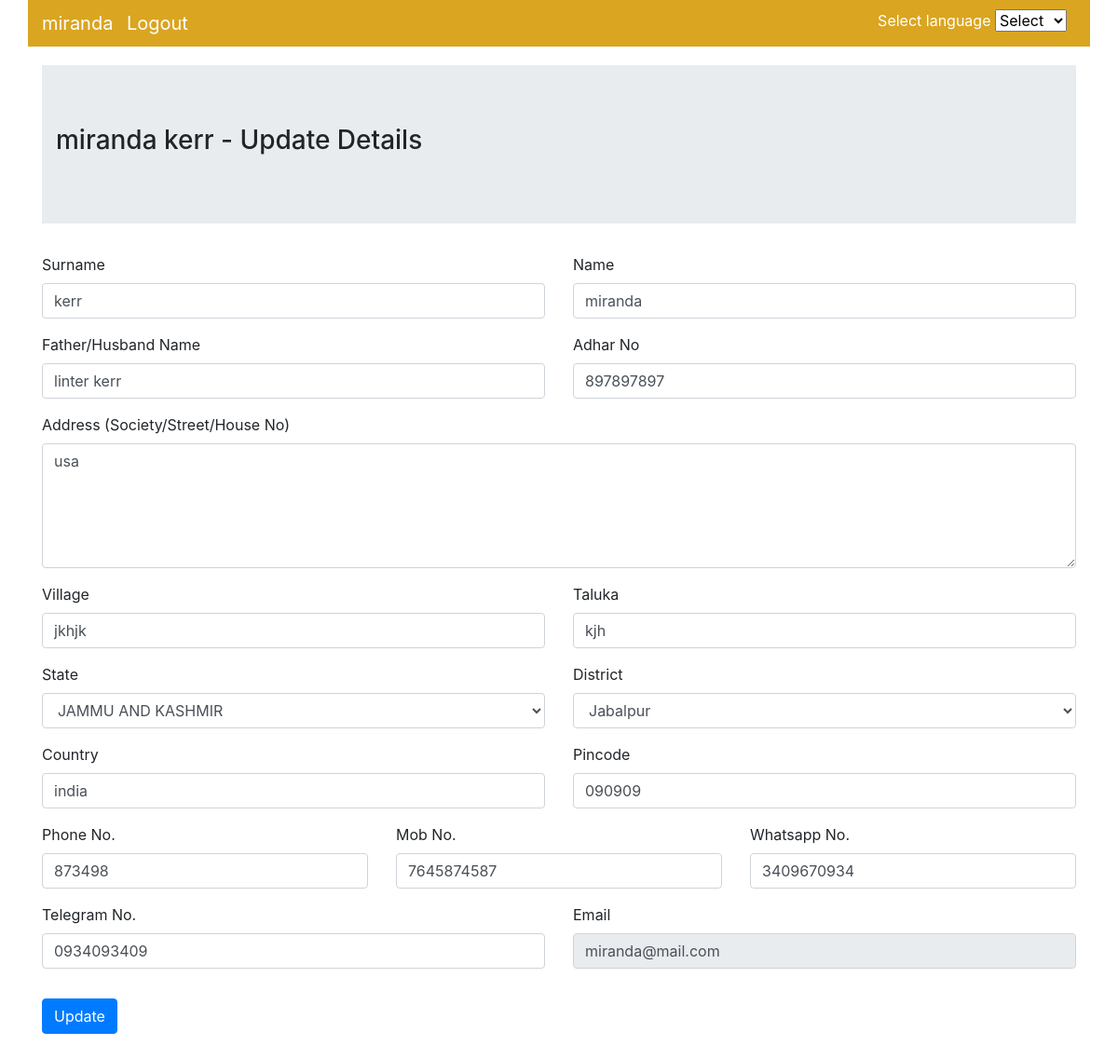
Page /profile.php (signed in) on the committed database.
### tables this page shows
CREATE TABLE `mlf_users` (
  `user_id` int(11) NOT NULL,
  `sur_name` varchar(100) NOT NULL,
  `first_name` varchar(100) NOT NULL,
  `f_h_name` varchar(100) NOT NULL,
  `adhar_no` varchar(100) NOT NULL,
  `address` varchar(100) NOT NULL,
  `village` varchar(100) NOT NULL,
  `taluka` varchar(100) NOT NULL,
  `state` int(10) UNSIGNED NOT NULL,
  `district` int(10) UNSIGNED NOT NULL,
  `country` varchar(100) NOT NULL,
  `pincode` varchar(100) NOT NULL,
  `phone_no` varchar(100) NOT NULL,
  `mob_no` varchar(100) NOT NULL,
  `whatsapp_no` varchar(100) NOT NULL,
  `telegram_no` varchar(100) NOT NULL,
  `email` varchar(100) NOT NULL,
  `password` varchar(100) NOT NULL
);

CREATE TABLE `state_list` (
  `id` int(10) UNSIGNED NOT NULL,
  `state` varchar(50) NOT NULL,
  `state_hindi` varchar(200) NOT NULL
);

CREATE TABLE `all_cities` (
  `city_id` int(10) UNSIGNED NOT NULL,
  `state_id` int(10) UNSIGNED NOT NULL,
  `city_name` text DEFAULT NULL
);

### common/commons.php (called while the page is built, shortened)
<?php
    function getStatesList(){
        $ret_arr = [];
        $con = mysqli_connect("localhost","root","","multi_lingual_base");
        $qry = "select * from state_list order by id asc";
        $result = mysqli_query($con,$qry);
        while($res = mysqli_fetch_assoc($result)){
            $ret_arr[] = $res;
        }
        return $ret_arr;
    }
    function getDistrictsList(){
        $ret_arr = [];
        $con = mysqli_connect("localhost","root","","multi_lingual_base");
        $qry = "select * from all_cities order by city_name asc";
        $result = mysqli_query($con,$qry);
        while($res = mysqli_fetch_assoc($result)){
            $ret_arr[] = $res;
        }
        return $ret_arr;
    }
    function getUserDetails($user_id){
        $ret_arr = [];
        $con = mysqli_connect("localhost","root","","multi_lingual_base");
        $qry = "select * from mlf_users where user_id=".$user_id;
        $result = mysqli_query($con,$qry);
        while($res = mysqli_fetch_assoc($result)){
            $ret_arr[] = $res;
        }
        return $ret_arr;
    }
?>

### profile.php (the view, shortened to what this page needs)
<?php
include_once(__DIR__.'/common/commons.php');
if(empty($_SESSION)){
    header('location:/multi_lingual_form/login.php');
}
else{
    $user_id = $_SESSION['user_details']['user_id'];
    $user = getUserDetails($user_id);
    $user = $user[0];
}
?>
<!DOCTYPE html>
<html lang="en">
<head>
    <link rel="stylesheet" href="./css/app.css">
    <link rel="stylesheet" href="https://stackpath.bootstrapcdn.com/bootstrap/4.5.2/css/bootstrap.min.css">
</head>
<body>
    <?php include_once(__DIR__.'/navbar.php'); ?>
    <div class="container" style="margin-top:20px;margin-bottom:120px;">
        <div class="jumbotron jumbotron-fluid">
            <div class="container">
                <h3>
                    <?php if((!isset($_REQUEST['language']))||$_REQUEST['language'] === "en" || $_REQUEST['language'] === ""){?>
                        <?php echo $user['first_name'].' '.$user['sur_name']; ?> - Update Details
                    <?php }else {?>
                        <?php echo $user['first_name'].' '.$user['sur_name']; ?> - डेटा अपडेट करें
                    <?php } ?>
                </h3>
            </div>
        </div>
        <form action="" method="post" id="user_update_frm">
        <div class="row">
            <div class="col-sm">
                <div class="form-group">
                    <label>
                        <?php if((!isset($_REQUEST['language']))||$_REQUEST['language'] === "en" || $_REQUEST['language'] === ""){?>
                        Surname
                        <?php }else {?>
                        उपनाम
                        <?php } ?>
                    </label>
                    <input type="text" name="sur_name" value="<?php echo (isset($user['sur_name']))?$user['sur_name']:''; ?>" class="form-control" required>
                </div>
            </div>
            <div class="col-sm">
                <div class="form-group">
                    <label>
                        <?php if((!isset($_REQUEST['language']))||$_REQUEST['language'] === "en" || $_REQUEST['language'] === ""){?>
                        Name
                        <?php }else {?>
                        नाम
                        <?php } ?>
                    </label>
                    <input type="text" name="first_name" class="form-control" value="<?php echo (isset($user['first_name']))?$user['first_name']:''; ?>" required>
                </div>
            </div>
        </div>
        <div class="row">
            <div class="col-sm">
                <div class="form-group">
                    <label>
                    <?php if((!isset($_REQUEST['language']))||$_REQUEST['language'] === "en" || $_REQUEST['language'] === ""){?>
                        Father/Husband Name
                        <?php }else {?>
                        पिता/पति का नाम
                        <?php } ?>
                    </label>
                    <input type="text" name="f_h_name" value="<?php echo (isset($user['f_h_name']))?$user['f_h_name']:''; ?>" class="form-control" required>
                </div>
            </div>
            <div class="col-sm">
                <div class="form-group">
                    <label>
                    <?php if((!isset($_REQUEST['language']))||$_REQUEST['language'] === "en" || $_REQUEST['language'] === ""){?>
                        Adhar No
                        <?php }else {?>
                        आधार नं.
                        <?php } ?>
                    </label>
                    <input type="text" name="adhar_no" value="<?php echo (isset($user['adhar_no']))?$user['adhar_no']:''; ?>" class="form-control" required>
                </div>
            </div>
        </div>
        <div class="row">
            <div class="col-sm">
                <div class="form-group">
                    <label>
                    <?php if((!isset($_REQUEST['language']))||$_REQUEST['language'] === "en" || $_REQUEST['language'] === ""){?>
                        Address (Society/Street/House No)
                        <?php }else {?>
                        पता (सोसायटी/स्ट्रीट/हाउस नं)
                        <?php } ?>
                    </label>
                    <textarea required rows="5" cols="10" style="width:100%;" type="text" name="address" class="form-control"><?php echo (isset($user['address']))?$user['address']:''; ?></textarea>
                </div>
            </div>
        </div>
        <div class="row">
            <div class="col-sm">
                <div class="form-group">
                    <label>
                    <?php if((!isset($_REQUEST['language']))||$_REQUEST['language'] === "en" || $_REQUEST['language'] === ""){?>
                        Village
                        <?php }else {?>
                        गांव
                        <?php } ?>
                    </label>
                    <input type="text" required name="village" value="<?php echo (isset($user['village']))?$user['village']:''; ?>" class="form-control"></textarea>
                </div>
            </div>
            <div class="col-sm">
                <div class="form-group">
                    <label>
                    <?php if((!isset($_REQUEST['language']))||$_REQUEST['language'] === "en" || $_REQUEST['language'] === ""){?>
                        Taluka
                        <?php }else {?>
                        तालुका
                        <?php } ?>
                    </label>
                    <input type="text" required name="taluka" value="<?php echo (isset($user['taluka']))?$user['taluka']:''; ?>" class="form-control"></textarea>
                </div>
            </div>
        </div>
        <div class="row">
            <div class="col-sm">
                <div class="form-group">
                    <label>
                    <?php if((!isset($_REQUEST['language']))||$_REQUEST['language'] === "en" || $_REQUEST['language'] === ""){?>
                        State
                        <?php }else {?>
                        राज्य
                        <?php } ?>
                    </label>
                    <select id="state_dd" name="state" class="form-control" required>
                        <?php
                        $s_list = getStatesList();
                        foreach($s_list as $state){
                            if((!isset($_REQUEST['language']))||$_REQUEST['language'] === "en" || $_REQUEST['language'] === ""){?>
                            <option <?php echo ($user['state'] === $state['id'])?'selected':''; ?> value="<?php echo $state['id']; ?>"><?php echo $state['state']; ?></option>
                        <?php }
                        else{?>
                            <option <?php echo ($user['state'] === $state['id'])?'selected':''; ?> value="<?php echo $state['id']; ?>"><?php echo $state['state_hindi']; ?></option>
                        <?php }
                        }
                        ?>
                    </select>
                </div>
            </div>
            <div class="col-sm">
                <div class="form-group">
                    <label>
                    <?php if((!isset($_REQUEST['language']))||$_REQUEST['language'] === "en" || $_REQUEST['language'] === ""){?>
                        District
                        <?php }else {?>
                        जिला
                        <?php } ?>
                    </label>
                    <select id="city_dd" name="district" class="form-control" required>
                        <?php
                        $s_list = getDistrictsList();
                        foreach($s_list as $city){
                            if((!isset($_REQUEST['language']))||$_REQUEST['language'] === "en" || $_REQUEST['language'] === ""){?>
                            <option <?php echo ($user['district'] === $city['city_id'])?'selected':''; ?> value="<?php echo $city['city_id']; ?>"><?php echo $city['city_name']; ?></option>
                        <?php }
                        else{?>
                            <option <?php echo ($user['district'] === $city['city_id'])?'selected':''; ?> value="<?php echo $city['city_id']; ?>"><?php echo $city['city_name']; ?></option>
                        <?php }
                        }
                        ?>
                    </select>
                </div>
            </div>
        </div>
        <div class="row">
            <div class="col-sm">
                <div class="form-group">
                    <label>
                    <?php if((!isset($_REQUEST['language']))||$_REQUEST['language'] === "en" || $_REQUEST['language'] === ""){?>
                        Country
                        <?php }else {?>
                        देश
                        <?php } ?>
                    </label>
                    <input type="text" value="<?php echo (isset($user['country']))?$user['country']:''; ?>" required name="country" class="form-control" />
                </div>
            </div>
            <div class="col-sm">
                <div class="form-group">
                    <label>
                    <?php if((!isset($_REQUEST['language']))||$_REQUEST['language'] === "en" || $_REQUEST['language'] === ""){?>
                        Pincode
                        <?php }else {?>
                        पिनकोड
                        <?php } ?>
                    </label>
                    <input type="text" value="<?php echo (isset($user['pincode']))?$user['pincode']:''; ?>" required name="pincode" class="form-control" />
                </div>
            </div>
        </div>
        <div class="row">
            <div class="col-sm">
                <div class="form-group">
                    <label>
                    <?php if((!isset($_REQUEST['language']))||$_REQUEST['language'] === "en" || $_REQUEST['language'] === ""){?>
                        Phone No.
                        <?php }else {?>
                        फोन नं.
                        <?php } ?>
                    </label>
                    <input type="text" value="<?php echo (isset($user['phone_no']))?$user['phone_no']:''; ?>" required name="phone_no" class="form-control" />
                </div>
            </div>
            <div class="col-sm">
                <div class="form-group">
                    <label>
                    <?php if((!isset($_REQUEST['language']))||$_REQUEST['language'] === "en" || $_REQUEST['language'] === ""){?>
                        Mob No.
                        <?php }else {?>
                        मोबाइल नं.
                        <?php } ?>
                    </label>
                    <input type="text" value="<?php echo (isset($user['mob_no']))?$user['mob_no']:''; ?>" required name="mob_no" class="form-control" />
                </div>
            </div>
            <div class="col-sm">
                <div class="form-group">
                    <label>
                    <?php if((!isset($_REQUEST['language']))||$_REQUEST['language'] === "en" || $_REQUEST['language'] === ""){?>
                        Whatsapp No.
                        <?php }else {?>
                        व्हाट्सएप नं.
                        <?php } ?>
                    </label>
                    <input type="text" value="<?php echo (isset($user['whatsapp_no']))?$user['whatsapp_no']:''; ?>" required name="whatsapp_no" class="form-control" />
                </div>
            </div>
        </div>
        <div class="row">
            <div class="col-sm">
                <div class="form-group">
                    <label>
                    <?php if((!isset($_REQUEST['language']))||$_REQUEST['language'] === "en" || $_REQUEST['language'] === ""){?>
                        Telegram No.
                        <?php }else {?>
                        टेलीग्राम नं.
                        <?php } ?>
                    </label>
                    <input type="text" value="<?php echo (isset($user['telegram_no']))?$user['telegram_no']:''; ?>" required name="telegram_no" class="form-control" />
                </div>
            </div>
            <div class="col-sm">
                <div class="form-group">
                    <label>
                    <?php if((!isset($_REQUEST['language']))||$_REQUEST['language'] === "en" || $_REQUEST['language'] === ""){?>
                        Email
                        <?php }else {?>
                        ईमेल
                        <?php } ?>
                    </label>
                    <input type="email" value="<?php echo (isset($user['email']))?$user['email']:''; ?>" readonly name="email" class="form-control" />
                </div>
            </div>
        </div>
        <div class="row">
            <div class="col-sm">
            </div>
        </div>
        <div class="row">
            <div class="col-sm">
                <input type="submit" class="btn btn-primary" value="<?php if((!isset($_REQUEST['language']))||$_REQUEST['language'] === "en" || $_REQUEST['language'] === ""){?>Update<?php } else {?>अपडेट<?php } ?>">
            </div>
        </div>
        </form>
    </div>
</body>
</html>

### navbar.php (shortened to what this page needs)
<ul class="nav_bar container">
    <?php if(empty($_SESSION)){?>
        <li><a href="./login.php?language=<?php echo isset($_REQUEST['language'])?$_REQUEST['language']:"en"; ?>"><?php if((!isset($_REQUEST['language']))||$_REQUEST['language'] === "en" || $_REQUEST['language'] === ""){?>Login<?php } else {?>लॉगिन<?php } ?></a></li>
        <li><a href="./?language=<?php echo isset($_REQUEST['language'])?$_REQUEST['language']:"en"; ?>"><?php if((!isset($_REQUEST['language']))||$_REQUEST['language'] === "en" || $_REQUEST['language'] === ""){?>Register<?php } else {?>पंजीकृत करें<?php } ?></a></li>
    <?php }else{ ?>
        <li><a><?php echo $user['first_name']; ?></a></li>
        <li><a href="./logout.php"><?php if((!isset($_REQUEST['language']))||$_REQUEST['language'] === "en" || $_REQUEST['language'] === ""){?>Logout<?php } else {?>लॉगआउट<?php } ?></a></li>
    <?php } ?>
    <li class="right_items">
        <?php if((!isset($_REQUEST['language']))||$_REQUEST['language'] === "en" || $_REQUEST['language'] === ""){?>Select language<?php } else {?>भाषा चुनें<?php } ?>
        <select name="language" id="choose_lang_dd">
            <option value="" <?php if((!isset($_REQUEST['language']))||$_REQUEST['language']===""){echo 'selected';}else{echo '';} ?>>Select</option>
        </select>
    </li>
</ul>

### rows in the picture
mlf_users: first_name "miranda", sur_name "kerr", f_h_name "linter kerr", adhar_no "897897897", address "usa", village "jkhjk", taluka "kjh", state "JAMMU AND KASHMIR", district "Jabalpur", country "india", pincode "090909", phone_no "873498", mob_no "7645874587", whatsapp_no "3409670934", telegram_no "0934093409", email "miranda@mail.com"
